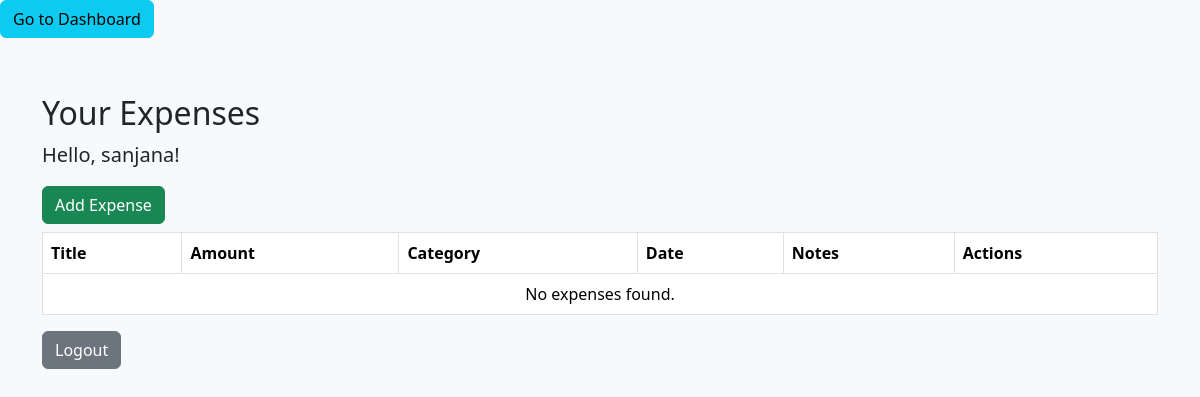
The page / (signed in) on the database as committed earlier.
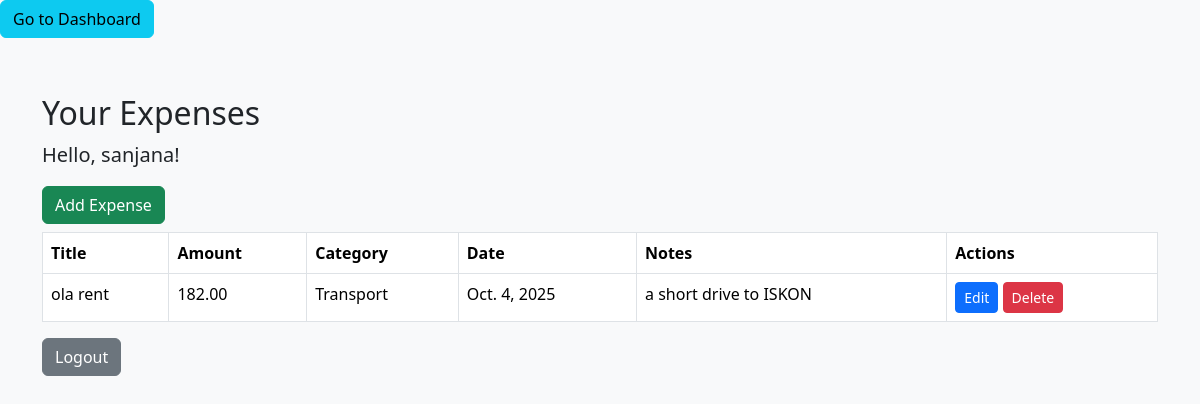
The same page on the database as committed later.
### expenses/models.py (models this page shows, shortened)
class Expense(models.Model):
    user = models.ForeignKey(User, on_delete=models.CASCADE)
    title = models.CharField(max_length=100)
    amount = models.DecimalField(max_digits=10, decimal_places=2)
    category = models.CharField(max_length=50, choices=CATEGORY_CHOICES)
    date = models.DateField()
    notes = models.TextField(blank=True, null=True)

### expenses/views.py (the view)
# urls.py: path('', views.expense_list, name='expense_list'),
@login_required(login_url='login')
def expense_list(request):
    expenses = Expense.objects.filter(user=request.user).order_by('-date')
    return render(request, 'expenses/expense_list.html', {
        'expenses': expenses,
        'user': request.user
    })

### expenses/templates/expenses/expense_list.html (shortened to what this page needs)
{% load static %}
<!DOCTYPE html>
<html>
<head>
    <link href="https://cdn.jsdelivr.net/npm/bootstrap@5.3.2/dist/css/bootstrap.min.css" rel="stylesheet">
</head>
<body class="bg-light">
    <a href="{% url 'dashboard' %}" class="btn btn-info mb-2">Go to Dashboard</a>
<div class="container mt-5">
    <h2>Your Expenses</h2>
    <p class="lead">Hello, {{ user.username }}!</p>
    <a href="{% url 'expense_add' %}" class="btn btn-success mb-2">Add Expense</a>
    <table class="table table-bordered bg-white">
        <thead>
            <tr>
                <th>Title</th>
                <th>Amount</th>
                <th>Category</th>
                <th>Date</th>
                <th>Notes</th>
                <th>Actions</th>
            </tr>
        </thead>
        <tbody>
            {% for expense in expenses %}
            <tr>
                <td>{{ expense.title }}</td>
                <td>{{ expense.amount }}</td>
                <td>{{ expense.category }}</td>
                <td>{{ expense.date }}</td>
                <td>{{ expense.notes }}</td>
                <td>
                    <a href="{% url 'expense_edit' expense.id %}" class="btn btn-primary btn-sm">Edit</a>
                    <a href="{% url 'expense_delete' expense.id %}" class="btn btn-danger btn-sm">Delete</a>
                </td>
            </tr>
            {% empty %}
            <tr><td colspan="6" class="text-center">No expenses found.</td></tr>
            {% endfor %}
        </tbody>
    </table>
    <a href="{% url 'logout' %}" class="btn btn-secondary">Logout</a>
</div>
</body>
</html>

Rows that differ between the two databases and show on the page:
added Expense: title "ola rent", amount "182.00", category "Transport", date "Oct. 4, 2025", notes "a short drive to ISKON"
Other text that changed with them:
text no longer shown: "No expenses found."
